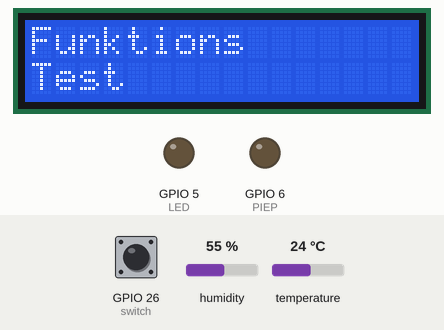
Recording of a program running on a simulated Raspberry Pi (BCM pin numbers). Shown: 16×2 character LCD, output pins drawn as LEDs (lit = HIGH). The test bench sets the inputs (shaded band); at power-on: humidity 55 %, temperature 24 °C, GPIO 26 (switch) HIGH. Pins used as bus, display or sensor lines are not drawn; what the program prints to the terminal is not drawn.

Above: at 2.0 s.
At 4.6 s:
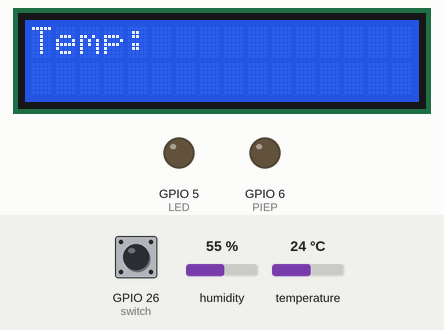
4.7 s: humidity set to 22 %
At 5.42 s:
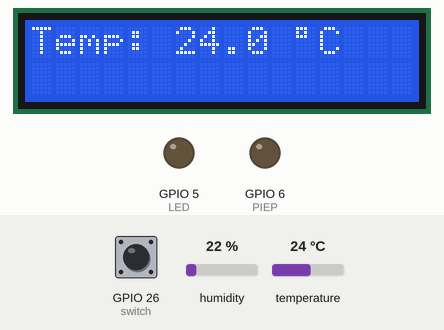
10.1 s: temperature set to 27 °C
At 24.8 s:
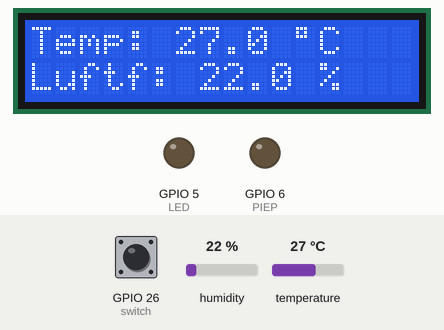
Timing chart, 0 to 26.3 s (numbered marks = the images above; inputs shaded):
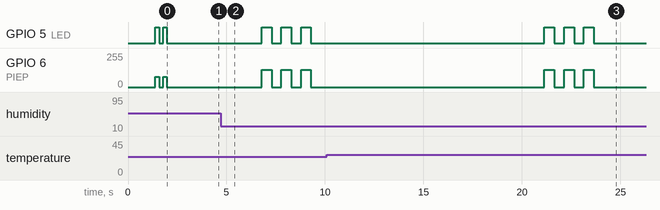

The program:

LCD.py
```python
#!/usr/bin/python
import time
import RPi.GPIO as GPIO
import dht11 as d

# Zuordnung der GPIO Pins
LCD_RS = 4
LCD_E  = 17
LCD_DATA4 = 18
LCD_DATA5 = 22
LCD_DATA6 = 23
LCD_DATA7 = 24
dhtpin = 25
LED = 5
PIEP = 6
switch = 26

HI = GPIO.HIGH
LO = GPIO.LOW
GPIO.setmode(GPIO.BCM)
GPIO.setup(PIEP, GPIO.OUT)
buzzer=GPIO.PWM(PIEP, 600)
GPIO.setup(switch, GPIO.IN)
GPIO.setup(LED, GPIO.OUT, initial=LO)

LCD_WIDTH = 16 		# Zeichen je Zeile
LCD_LINE_1 = 0x80 	# Adresse der ersten Display Zeile
LCD_LINE_2 = 0xC0 	# Adresse der zweiten Display Zeile
LCD_CHR = HI
LCD_CMD = LO
E_PULSE = 0.0005
E_DELAY = 0.0005
tempsensor = d.DHT11(pin=dhtpin)				# Nutzung der DHT11 Library

def lcd_send_byte(bits, mode):					# LCD Bitfunktionen für 8-Bit Datenübergabe auf 4 Datenpins
	# Pins auf LOW setzen
	GPIO.output(LCD_RS, mode)
	GPIO.output(LCD_DATA4, LO)
	GPIO.output(LCD_DATA5, LO)
	GPIO.output(LCD_DATA6, LO)
	GPIO.output(LCD_DATA7, LO)
	if bits & 0x10 == 0x10:
		GPIO.output(LCD_DATA4, HI)
	if bits & 0x20 == 0x20:
		GPIO.output(LCD_DATA5, HI)
	if bits & 0x40 == 0x40:
		GPIO.output(LCD_DATA6, HI)
	if bits & 0x80 == 0x80:
		GPIO.output(LCD_DATA7, HI)
	time.sleep(E_DELAY)
	GPIO.output(LCD_E, HI)
	time.sleep(E_PULSE)
	GPIO.output(LCD_E, LO)
	time.sleep(E_DELAY)
	GPIO.output(LCD_DATA4, LO)
	GPIO.output(LCD_DATA5, LO)
	GPIO.output(LCD_DATA6, LO)
	GPIO.output(LCD_DATA7, LO)
	if bits&0x01==0x01:
		GPIO.output(LCD_DATA4, HI)
	if bits&0x02==0x02:
		GPIO.output(LCD_DATA5, HI)
	if bits&0x04==0x04:
		GPIO.output(LCD_DATA6, HI)
	if bits&0x08==0x08:
		GPIO.output(LCD_DATA7, HI)
	time.sleep(E_DELAY)
	GPIO.output(LCD_E, HI)
	time.sleep(E_PULSE)
	GPIO.output(LCD_E, LO)
	time.sleep(E_DELAY)

def display_init():
	lcd_send_byte(0x33, LCD_CMD)
	lcd_send_byte(0x32, LCD_CMD)
	lcd_send_byte(0x28, LCD_CMD)
	lcd_send_byte(0x0C, LCD_CMD)
	lcd_send_byte(0x06, LCD_CMD)
	lcd_send_byte(0x01, LCD_CMD)

def lcd_message(message):
	message = message.ljust(LCD_WIDTH," ")
	for i in range(LCD_WIDTH):
	  lcd_send_byte(ord(message[i]),LCD_CHR)

def nachricht(msg1, msg2):						# Funktion zur Ausgabe auf LCD mit Parameterübernahme
	display_init()


	for i in range(len(msg1)):
		lcd_send_byte(LCD_LINE_1, LCD_CMD)
		lcd_message(msg1[:i+1])
		lcd_send_byte(LCD_LINE_2, LCD_CMD)
		lcd_message("")

	for i in range(len(msg2)):
		lcd_send_byte(LCD_LINE_1, LCD_CMD)
		lcd_message(msg1)
		lcd_send_byte(LCD_LINE_2, LCD_CMD)
		lcd_message(msg2[:i+1])

if __name__ == '__main__':						# Start des Programmes
	# initialisieren
	GPIO.setmode(GPIO.BCM)
	GPIO.setwarnings(False)
	GPIO.setup(LCD_E, GPIO.OUT)
	GPIO.setup(LCD_RS, GPIO.OUT)
	GPIO.setup(LCD_DATA4, GPIO.OUT)
	GPIO.setup(LCD_DATA5, GPIO.OUT)
	GPIO.setup(LCD_DATA6, GPIO.OUT)
	GPIO.setup(LCD_DATA7, GPIO.OUT)
	GPIO.setup(LED, GPIO.OUT, initial=LO)
	nachricht(f"Funktions", f"Test")
	GPIO.output(LED, HI)
	buzzer.start(30)
	time.sleep(0.2)
	GPIO.output(LED, LO)
	buzzer.stop()
	time.sleep(0.2)
	GPIO.output(LED, HI)
	buzzer.start(30)
	time.sleep(0.2)
	GPIO.output(LED, LO)
	buzzer.stop()

	einheittoggle = "Celsius"

	try:
		while True:
			result = tempsensor.read()

			if GPIO.input(switch) == 0:						# Schalter-Status zur Temperatureinheitsänderung
				if einheittoggle == "Celsius":
					einheittoggle = "Fahrenheit"
					nachricht("Umgeschaltet auf", "Fahrenheit")		# Ausgabe auf dem LCD Display
				else:
					einheittoggle = "Celsius"
					nachricht("Umgeschaltet auf", "Celsius")

			print("SW Status: " + str(GPIO.input(switch)) + einheittoggle) # Ausgabe auf Konsole (Debug)
			time.sleep(2)
			if result.is_valid():			# Check ob der DHT11 Gültige Daten liefert
				if einheittoggle == "Celsius":
					nachricht(f"Temp: {result.temperature} \u00DFC", f"Luftf: {result.humidity} %") # Werteausgabe auf LCD, Das LCD gibt bei für formatstring (f) das ß das ° Zeichen aus
				else:
					nachricht(f"Temp: {round((result.temperature * 1.8 + 32), 1)} \u00DFF", f"Luftf: {result.humidity} %")	# (f"") in der Ausgabe für formatstring
				if result.temperature >= 26:				# Temperaturcheck über 26°C
					GPIO.output(LED, HI)					# Anschalten der LED
					buzzer.start(50)						# Anschalten des Buzzers
					time.sleep(0.5)
					GPIO.output(LED, LO)					# Ausschalten der LED
					buzzer.stop()							# Ausschalten des Buzzers
					time.sleep(0.5)
					GPIO.output(LED, HI)
					buzzer.start(50)
					time.sleep(0.5)
					GPIO.output(LED, LO)
					buzzer.stop()
					time.sleep(0.5)
					GPIO.output(LED, HI)
					buzzer.start(50)
					time.sleep(0.5)
					GPIO.output(LED, LO)
					buzzer.stop()
					time.sleep(2)
					if einheittoggle == "Celsius":			# Check der gewählten Temperatureinheit
						nachricht(f"WARNUNG: Hohe", "Temp >26\u00DFC")
					else:
						nachricht(f"WARNUNG: Hohe", "Temp >78,8\u00DFF")
				if result.humidity >= 50:					# Check der Luftfeuchtigkeit
					GPIO.output(LED, HI)
					buzzer.start(50)
					time.sleep(0.5)
					GPIO.output(LED, LO)
					buzzer.stop()
					time.sleep(0.5)
					GPIO.output(LED, HI)
					buzzer.start(50)
					time.sleep(0.5)
					GPIO.output(LED, LO)
					buzzer.stop()
					time.sleep(0.5)
					GPIO.output(LED, HI)
					buzzer.start(50)
					time.sleep(0.5)
					GPIO.output(LED, LO)
					buzzer.stop()
					time.sleep(2)
					nachricht(f"WARNUNG: Hohe", f"Luftfeuchte >50%")
				print(f"Temperatur: {result.temperature} °C, Luftfeuchte: {result.humidity}%")	# Ausgabe auf Konsole (Debug)
			else:
				print(f"Ungueltiges Ergebnis")
			time.sleep(2)

	finally:
		print("Bye")
		GPIO.cleanup()
```

Measured:
- the behaviour switches between 25 and 26 °C on temperature (found by bisection; images 2 and 3)
- after the input at 10.1 s, GPIO 5 (LED): alternates HIGH for 0.50 s and LOW for 0.50 s, 6 changes in all, then stays LOW, starting after 11.0 s; GPIO 6 (PIEP): alternates 128/255 for 0.50 s and 0/255 for 0.50 s, 6 changes in all, then stays 0/255, starting after 11.0 s
- by itself, GPIO 5 (LED): alternates HIGH for 0.50 s and LOW for 0.50 s
- by itself, GPIO 6 (PIEP): alternates 128/255 for 0.50 s and 0/255 for 0.50 s
- what the display in image 0 shows lasts 2.7 s, from 1.4 s to 4.1 s
